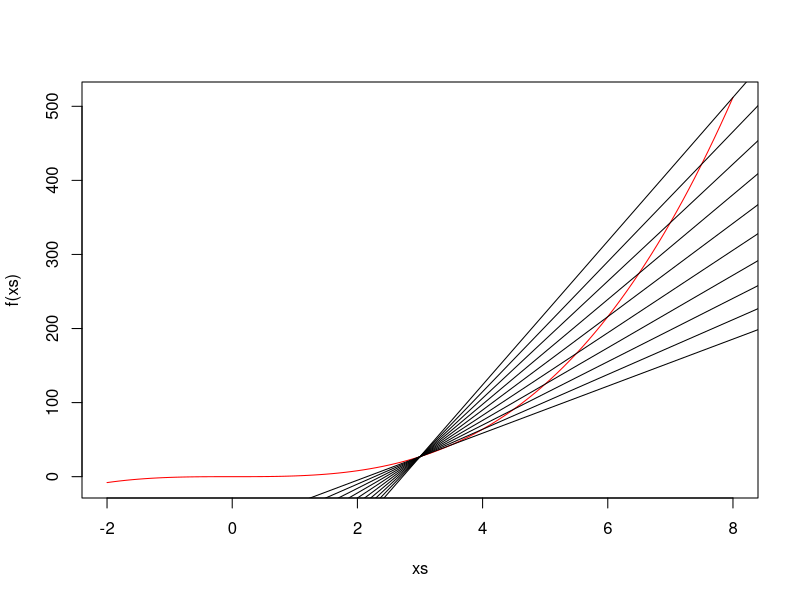

Reproduce this figure in R.
# replace with any desired function
f<- function(x) { return(x^3) }

                                        # Parameters
x<- 3
y<- f(x)
Xmin<- -2
Xmax<- 8
N<- 10
Inc<- 0.1

                                        # Plot
xs<- seq(Xmin, Xmax, by=Inc)
plot(xs, f(xs), type="l", col="red")
i<- seq(N,1,by=-1)
dx<- i * (Xmax-x) / N
m<- (f(x+dx) - f(x)) / dx
c<- f(x) - x*m
for(i in 1:N) abline(c[i],m[i])
